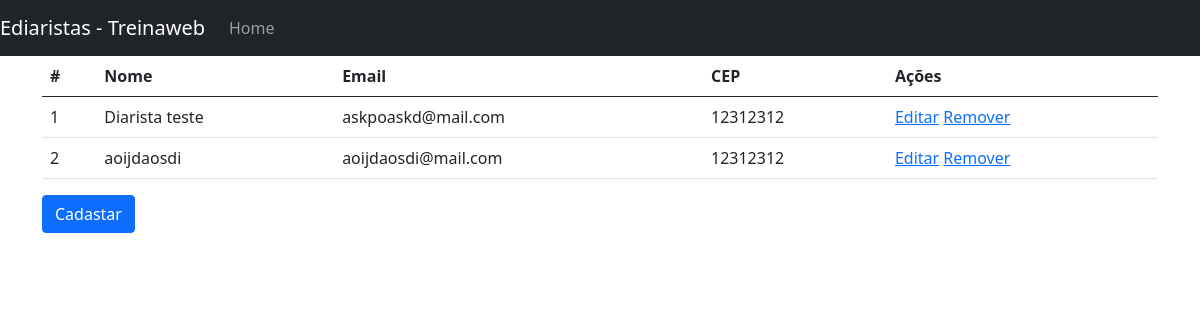
Page /web/listar_diaristas on the earlier database version.
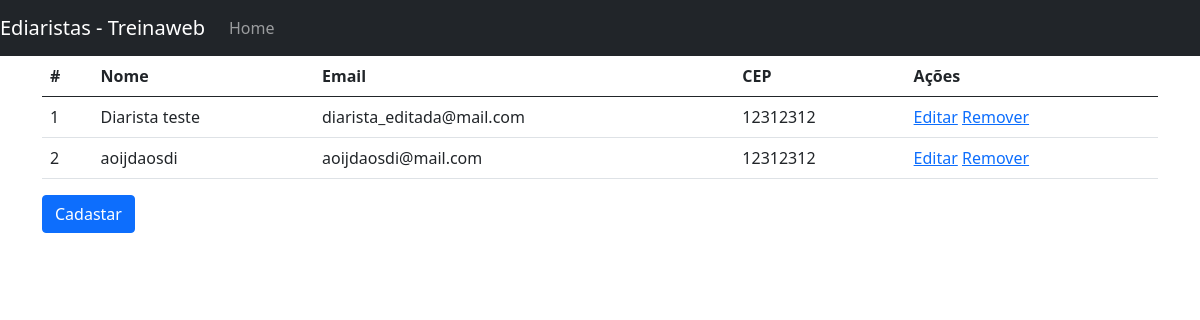
Same page on the later database version.
### web/models.py (models this page shows)
class Diarista(models.Model):
  nome_completo = models.CharField(max_length=100, null=False, blank=False)
  cpf = models.CharField(max_length=12, null=False, blank=False, unique=True)
  email = models.EmailField(null=False, blank=False, unique=True)
  telefone = models.CharField(max_length=11, null=False, blank=False)
  logradouro = models.CharField(max_length=60, null=False, blank=False)
  numero = models.IntegerField(null=False, blank=False)
  bairro = models.CharField(max_length=30, null=False, blank=False)
  complemento = models.CharField(max_length=100, null=False, blank=True)
  cep = models.CharField(max_length=8, null=False, blank=False)
  estado = models.CharField(max_length=2, null=False, blank=False)
  codigo_ibge = models.IntegerField(null=False, blank=False)
  foto_usuario = models.ImageField(null=False)

### web/views.py (the view)
# urls.py: path('listar_diaristas', listar_diaristas, name='listar_diaristas'),
def listar_diaristas(request):
  diaristas = Diarista.objects.all()
  return render(request, 'lista_diaristas.html', {'diaristas': diaristas})

### web/templates/lista_diaristas.html
{% extends "base.html" %}
{% block conteudo %}
<table class="table">
  <thead>
    <tr>
      <th>#</th>
      <th>Nome</th>
      <th>Email</th>
      <th>CEP</th>
      <th>Ações</th>
    </tr>
  </thead>
  <tbody>
    {% for diarista in diaristas %}
    <tr>
      <td>{{ diarista.id }}</td>
      <td>{{ diarista.nome_completo }}</td>
      <td>{{ diarista.email }}</td>
      <td>{{ diarista.cep }}</td>
      <td>
        <a href="{% url 'editar_diarista' diarista.id %}">Editar</a>
        <a href="#">Remover</a>
      </td>
    </tr>
    {% endfor %}
  </tbody>
</table>
<a href="{% url 'cadastrar_diarista' %}" class="btn btn-primary">Cadastar</a>
{% endblock conteudo %}

### web/templates/base.html (shortened to what this page needs)
<!DOCTYPE html>
<html lang="en">
  <head>
    <link
      rel="stylesheet"
      href="https://cdn.jsdelivr.net/npm/bootstrap@5.0.1/dist/css/bootstrap.min.css"
    />
  </head>
  <body>
    <nav class="navbar navbar-expand-md navbar-dark bg-dark md-4">
      <a href="#" class="navbar-brand">Ediaristas - Treinaweb</a>
      <div class="collapse navbar-collapse" id="navbarCollapse">
        <ul class="navbar-nav mr-auto">
          <li class="nav-item active">
            <a href="{% url 'listar_diaristas' %}" class="nav-link">Home</a>
          </li>
        </ul>
      </div>
    </nav>
    <main role="main" class="container">
      {% block conteudo %}
      {% endblock conteudo %}
    </main>
  </body>
</html>

Differences in the rows shown:
changed Diarista "Diarista teste": email "askpoaskd@mail.com" → "diarista_editada@mail.com"
